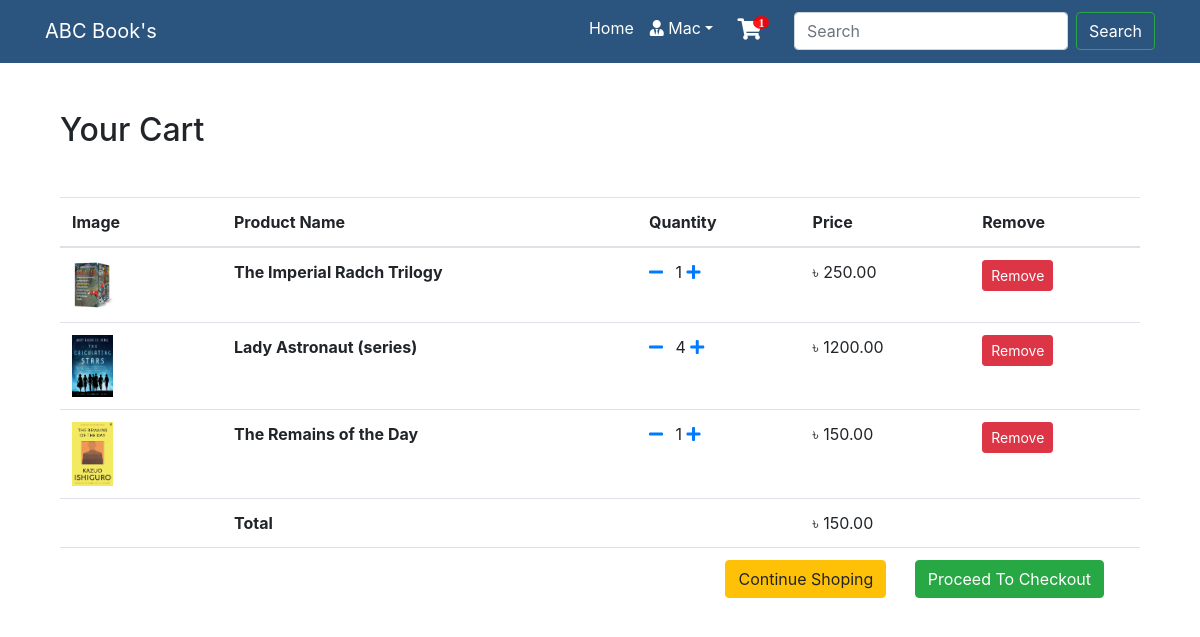
The app's page /Shop/cart/ (signed in) with its own data.
### App_Login/models.py (models this page shows, shortened)
class User(AbstractBaseUser,PermissionsMixin):
    email=models.EmailField(unique=True, null=False)
    is_staff=models.BooleanField(gettext_lazy('staff status'),default=False, help_text=gettext_lazy('Designates whether the user can log in this site'))
    is_active=models.BooleanField(gettext_lazy('active'),default=True, help_text=gettext_lazy('Designates whether this user should be treated as active . Unselected this instead of deleting accounts'))
    USERNAME_FIELD='email'
    objects=MyUserManager()

class Profile(models.Model):
    user = models.OneToOneField(User, on_delete=models.CASCADE, related_name='profile')
    username=models.CharField(max_length=264, blank=True)
    full_name=models.CharField(max_length=264, blank=True)
    address=models.TextField(max_length=300, blank=True)
    city=models.CharField(max_length=40, blank=True)
    zipcode=models.CharField(max_length=10, blank=True)
    country=models.CharField(max_length=50, blank=True)
    phone=models.CharField(max_length=20, blank=True)
    date_joined=models.DateField(auto_now_add=True)

### App_Order/models.py (models this page shows, shortened)
class Cart(models.Model):
    user = models.ForeignKey(settings.AUTH_USER_MODEL, on_delete=models.CASCADE, related_name="cart")
    item = models.ForeignKey(Product, on_delete=models.CASCADE)
    quantity = models.IntegerField(default=1)
    purchased = models.BooleanField(default=False)
    created = models.DateTimeField(auto_now_add=True)
    updatedd = models.DateTimeField(auto_now=True)
    def get_total(self):
        total = self.item.price * self.quantity
        float_total = format( total, '0.2f')
        return float_total

class Order(models.Model):
    orderItems = models.ManyToManyField(Cart)
    user = models.ForeignKey(settings.AUTH_USER_MODEL, on_delete=models.CASCADE)
    ordered = models.BooleanField(default=False)
    created = models.DateTimeField(auto_now_add=True)
    paymentId = models.CharField(max_length=264, blank=True, null=True)
    orderId = models.CharField(max_length=200, blank=True, null=True)
    def get_totals(self):
        total = 0
        for order_item in self.orderItems.all():
            total+= float(order_item.get_total())
        return total

### App_Shop/models.py (models this page shows, shortened)
class Product(models.Model):
    mainimage = models.ImageField(upload_to='Products')
    name = models.CharField(max_length=264)
    category = models.ForeignKey(Category, on_delete=models.CASCADE, related_name='category', default=True, null=False)
    preview_text = models.TextField(max_length=200, verbose_name='Preview Text')
    preview_text = models.TextField(max_length=1000, verbose_name='Discription')
    price = models.FloatField()
    old_price = models.FloatField(default=0.00)
    created = models.DateTimeField(auto_now_add=True)
    class Meta:
        ordering = ['-created',]

### App_Order/views.py (the view)
# urls.py: path('cart/', views.cart_view, name="cart"),
@login_required
def cart_view(request):
    carts = Cart.objects.filter(user=request.user, purchased=False)
    orders = Order.objects.filter(user=request.user, ordered=False)
    if carts.exists() and orders.exists():
        order = orders[0]
        return render(request, 'App_Order/cart.html', context={'carts':carts, 'order':order})
    else:
        messages.warning(request, "You don't have any item in your cart!")
        return redirect("App_Shop:home")

### App_Order/templatetags/cart_tag.py (called while the page is built)
@register.filter
def cart_total(user):
    order = Order.objects.filter(user=user, ordered=False)
    if order.exists():
        return order[0].orderItems.count()
    else:
        return 0

### templates/App_Order/cart.html
{% extends 'base.html' %}
{% block body_block %}
<div class="container my-5">
  <div class="my-5">
    <h2>Your Cart</h2>
  </div>
  <table class="table table-hover">
    <thead>
      <tr>
        <th scope="col" width="15%">Image</th>
        <th scope="col">Product Name</th>
        <th scope="col">Quantity</th>
        <th scope="col" align="right">Price</th>
        <th scop="col">Remove</th>
      </tr>
    </thead>
    <tbody>
      {% for cart in carts %}
      <tr>
        <th scope="row"><img src="/media/{{cart.item.mainimage}}" width="30%" </th>
        <td><b>{{cart.item.name}}</b></td>
        <td>
          <a class="mr-2" href="{% url 'App_Order:decrease' pk=cart.item.pk%}"><span><i class="fas fa-minus"></i></span></a>
          {{ cart.quantity }}
          <a class="mr-2" href="{% url 'App_Order:increase' pk=cart.item.pk%}"> <span> <i class="fas fa-plus"></i></span></a>
        </td>
        <td >&#2547; {{cart.get_total}}</td>
        <td><a href="{% url 'App_Order:remove' pk=cart.item.pk%}" class="btn btn-danger btn-sm">Remove</a></td>
      </tr>
      {% endfor %}
      <tr>
        <th scope="row"></th>
        <td colspan="2"><b>Total</b></td>
        <td >&#2547; {{order.get_totals | floatformat:2 }}</td>
        <td></td>
      </tr>
      <tr>
        <th scope="row"></th>
        <td colspan="4" class="text-right">
          <a href="{% url 'App_Shop:home' %}" class="btn btn-warning mr-4">Continue Shoping</a>
          <a href="{% url 'App_payment:checkout' %}" class="btn btn-success mr-4">Proceed To Checkout</a>
        </td>
      </tr>
    </tbody>
  </table>
</div>
{% endblock %}

### templates/navbar.html (shortened to what this page needs)
{% load cart_tag %}
<link href="https://use.fontawesome.com/releases/v5.0.1/css/all.css" rel="stylesheet">
<nav class="navbar navbar-light navbar-expand-lg  "  style="background-color: #2B547E;">
  <div class="container">
    <a class="navbar-brand text-white" href="{% url 'App_Shop:home' %}">ABC Book's</a>
    <div class="collapse navbar-collapse" id="navbarNav">
      <ul class="navbar-nav ml-auto">
      {% if request.user.is_authenticated %}
      <li class="nav-item">
        <a class="nav-link text-white" href="{% url 'App_Shop:home' %}"   >Home</a>
      </li>
        <li class="nav-item dropdown">
          <a class="nav-link dropdown-toggle text-white" href="#" id="navbarDropdown" role="button" data-toggle="dropdown" aria-haspopup="true" aria-expanded="false"><i class="fas fa-user-tie"></i> {{request.user.profile.username}}</a>
        </li>
        <li class="nav-item ">
          <a href="{% url 'App_Order:cart' %}" class="nav-link">
              <i class="fa badge fa-lg text-white" value={{ request.user | cart_total }}>&#xf07a;</i>
          </a>
        </li>
        <form class="form-inline " action="{% url 'search' %}" method="POST">
          <input class="form-control mr-sm-2" type="search" placeholder="Search" aria-label="Search" type="text" name="name">
          <input class="btn btn-outline-success my-2 my-sm-0 text-white" type="submit" name="submit" value="Search">
      </form>
      {% endif %}
      </ul>
    </div>
  </div>
</nav>

### templates/navbar.html (style rules this page uses)
.badge:after { content:attr(value); font-size:12px; color: #fff; background: red; border-radius:50%; padding: 0 5px; position:relative; left:-8px; top:-10px; opacity:0.9; }

### records on screen
User: user.profile.username "Mac"
Cart: item.mainimage (picture), item.name "The Imperial Radch Trilogy", quantity "1", get_total "250.00"
Cart: item.mainimage (picture), item.name "Lady Astronaut (series)", quantity "4", get_total "1200.00"
Cart: item.mainimage (picture), item.name "The Remains of the Day", quantity "1", get_total "150.00"
Order: get_totals "150.00"
